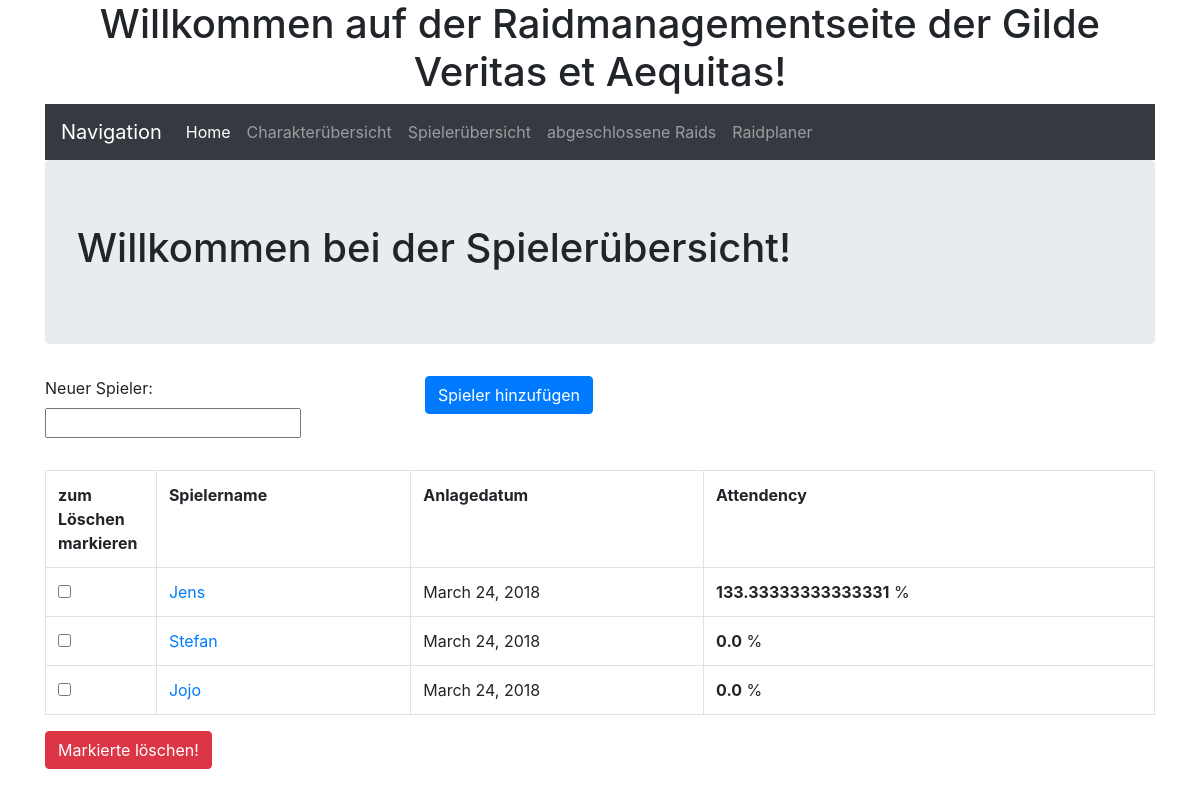
The page /Spieleruebersicht/ on the database as committed earlier.
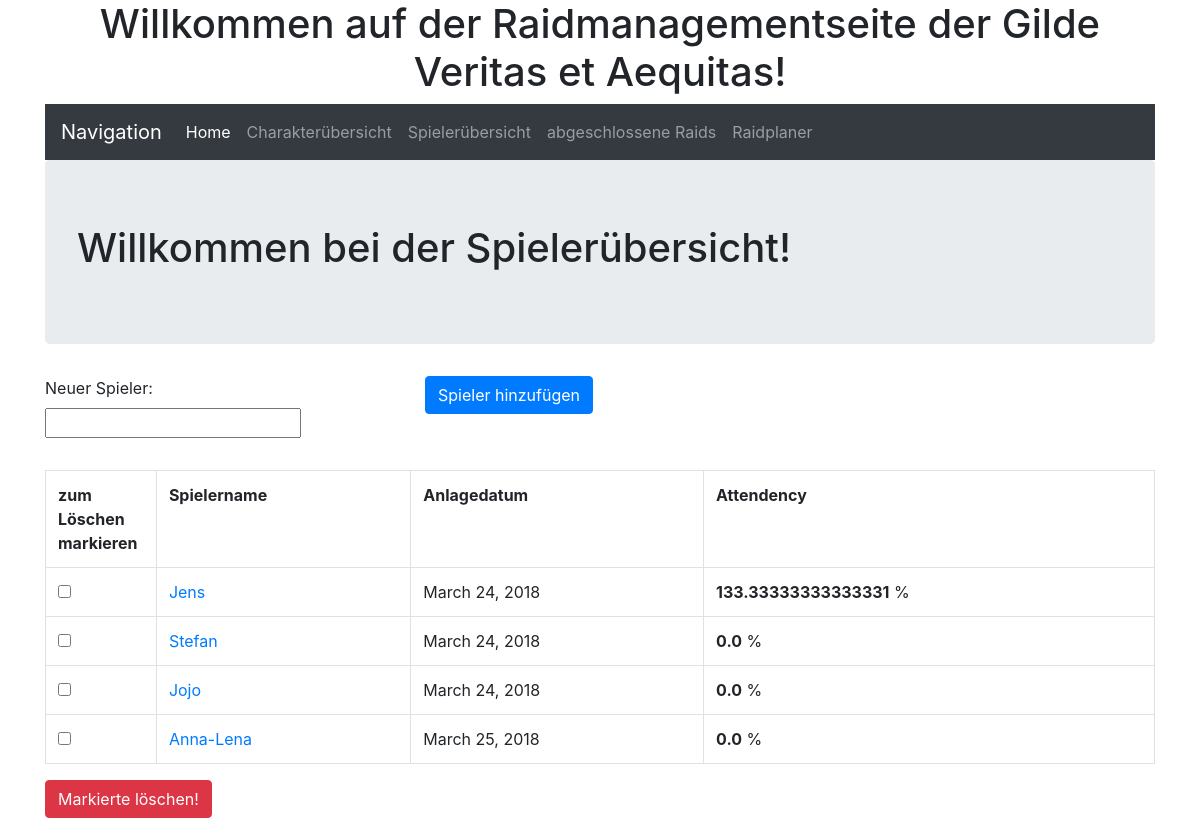
The same page on the database as committed later.
### Spielerverwaltung/models.py (models this page shows, shortened)
class Spieler(models.Model):
    Spielername = models.CharField(max_length = 50, primary_key = True)
    Anlagedatum = models.DateField(auto_now_add = True)
    Aktiv       = models.BooleanField(default = False)
    class Meta:
        ordering = ['Anlagedatum']

### Spielerverwaltung/views.py (the view, shortened to what this page needs)
# urls.py: url(r'^Spieleruebersicht/', playeroverView.as_view(), name = 'Spieleruebersicht'),
class playeroverView(TemplateView):
    def get(self, request):
        test = CreatePlayerForm()
        paginate_by = 2
        template = 'Spieleruebersicht.html'
        queryset = Spieler.objects.all()
        context = {
            'Spielerliste' : queryset,
            'form' : test
                    }
        return render (request, template, context)

### Spielerverwaltung/forms.py
class CreatePlayerForm(forms.Form):
    name = forms.CharField(max_length = 50, label = 'Neuer Spieler')

### Spielerverwaltung/templatetags/playerattendence.py (called while the page is built)
@register.filter(name = 'attendence')
def attendence(value, datestart = (date.today() - timedelta(days=30)), datefinish = date.today()):
    return (Raid.objects.filter(Raidteilnehmer__Spielername=value, Raiddatum__range=[datestart, datefinish]).count()
        / Raid.objects.filter(Raiddatum__range=[datestart, datefinish]).count() * 100
    )

### templates/Spieleruebersicht.html
{% extends 'base.html' %}
{% load playerattendence %}
{% block content %}
<div class="container">
  <div class = 'jumbotron'>
    <h1>
      Willkommen bei der Spielerübersicht!
    </h1>
  </div>
</div>
<div class="container form-group">
  <div class="row">
    <div class="col-sm-4">
      {{ form.as_p }}
    </div>
    <div class="col-md-8">
      <button type="submit" name="add" value="Add" class="btn btn-primary">Spieler hinzufügen</button>
    </div>
  </div>
</div>
<div class = "container">
  <form action = "/Spieleruebersicht/" method="post">{% csrf_token %}
    <table class="table table-bordered">
      <tr>
        <th width="10%">zum Löschen markieren</th>
        <th>Spielername</th>
        <th>Anlagedatum</th>
        <th>Attendency</th>
      </tr>
        {% for Spieler in Spielerliste %}
          <tr>
             <td>
               <div class="checkbox">
                 <input type="checkbox" name="Selected_Players" value={{Spieler.Spielername}}>
               </div>
             </td>
             <td><a href={% url 'player_details' pk=Spieler.pk %}>{{ Spieler.Spielername }}</a></td>
             <td>{{ Spieler.Anlagedatum }}</td>
             <td><b>{{ Spieler|attendence }}</b> %</td>
          </tr>
        {% endfor %}
    </table>
    <div class="form-group">
      <button type="submit" name='delete' value='Delete' class="btn btn-danger">Markierte löschen!</button>
    </div>
  </form>
</div>
{% endblock %}

Rows that differ between the two databases and show on the page:
added Spieler: Spielername "Anna-Lena", Anlagedatum "March 25, 2018", Spielername "0.0"
